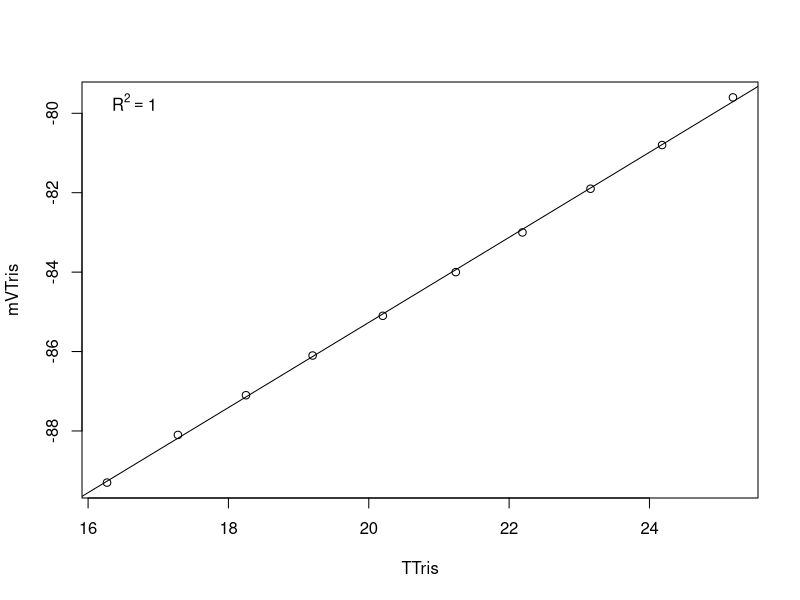

Here is the R script that generated this plot:
# Title: pH Tris curve 
# Author: Jill Ashey
# date: 20210126


# modified for personal Lenovo PC at PT Whitney summer 2019; modified by SJG
#setwd("~/Desktop/PutnamLab/Repositories/Astrangia_repo/Astrangia_repo/data/pH_Tris/") #set working directory

Calib.Data <-read.table("data/pH_Tris/20210803.csv", header=TRUE, sep=",", na.string="NA", as.is=TRUE) #reads in the data files
model <-lm(mVTris ~ TTris, data=Calib.Data) #runs a linear regression of mV as a function of temperature
coe <- coef(model) #extracts the coeffecients
R2<-summary(model)$r.squared

pdf("output/20210803.pdf") 
plot(mVTris ~ TTris, data=Calib.Data)
abline(lm(mVTris ~ TTris, data=Calib.Data))
legend('topleft', legend = bquote(R^2 == .(format(R2, digits = 3))), bty='n')
dev.off() 